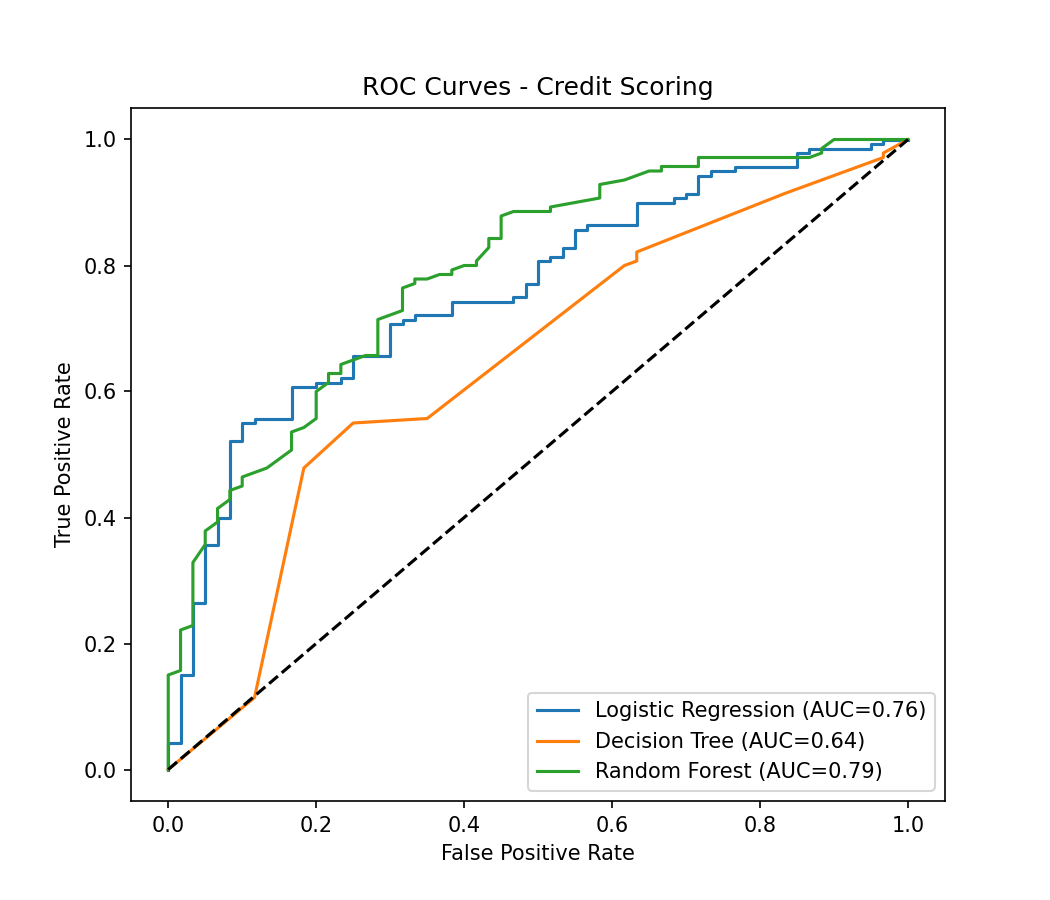

This figure's Python source:
# -*- coding: utf-8 -*-
"""credit_scoring.ipynb

Automatically generated by Colab.

Original file is located at
    https://colab.research.google.com/drive/1VFTPp_QuhPb1gJZQ3vsjNyGQfRmrSRU8
"""

# CodeAlpha_CreditScoringModel
# Task 1: Credit Scoring Model
import pandas as pd
import matplotlib.pyplot as plt
from sklearn.datasets import fetch_openml
from sklearn.model_selection import train_test_split
from sklearn.preprocessing import StandardScaler, OneHotEncoder
from sklearn.compose import ColumnTransformer
from sklearn.pipeline import Pipeline
from sklearn.linear_model import LogisticRegression
from sklearn.tree import DecisionTreeClassifier
from sklearn.ensemble import RandomForestClassifier
from sklearn.metrics import (precision_score, recall_score, f1_score,
                             roc_auc_score, roc_curve, classification_report)


data = fetch_openml("credit-g", version=1, as_frame=True)
X = data.data.copy()
y = (data.target == "good").astype(int)
print("Dataset shape:", X.shape)
print("Class balance:\n", y.value_counts(), "\n")


X["credit_per_month"] = X["credit_amount"] / X["duration"]
X["credit_to_age"] = X["credit_amount"] / X["age"]
X["installment_burden"] = X["installment_commitment"] * X["credit_per_month"]

num_cols = X.select_dtypes(include=["number"]).columns.tolist()
cat_cols = X.select_dtypes(exclude=["number"]).columns.tolist()

pre = ColumnTransformer([
    ("num", StandardScaler(), num_cols),
    ("cat", OneHotEncoder(handle_unknown="ignore"), cat_cols),
])


X_train, X_test, y_train, y_test = train_test_split(
    X, y, test_size=0.2, stratify=y, random_state=42)


models = {
    "Logistic Regression": LogisticRegression(max_iter=1000),
    "Decision Tree": DecisionTreeClassifier(max_depth=5, random_state=42),
    "Random Forest": RandomForestClassifier(n_estimators=300, random_state=42),
}

results = []
plt.figure(figsize=(7, 6))
for name, clf in models.items():
    pipe = Pipeline([("pre", pre), ("clf", clf)])
    pipe.fit(X_train, y_train)
    pred = pipe.predict(X_test)
    prob = pipe.predict_proba(X_test)[:, 1]

    results.append({
        "Model": name,
        "Precision": precision_score(y_test, pred),
        "Recall": recall_score(y_test, pred),
        "F1-Score": f1_score(y_test, pred),
        "ROC-AUC": roc_auc_score(y_test, prob),
    })
    print(f"===== {name} =====")
    print(classification_report(y_test, pred, target_names=["Bad", "Good"]))

    fpr, tpr, _ = roc_curve(y_test, prob)
    plt.plot(fpr, tpr, label=f"{name} (AUC={roc_auc_score(y_test, prob):.2f})")

plt.plot([0, 1], [0, 1], "k--")
plt.xlabel("False Positive Rate")
plt.ylabel("True Positive Rate")
plt.title("ROC Curves - Credit Scoring")
plt.legend()
plt.savefig("roc_curves.png", dpi=150)
plt.show()

print("\n=== Model Comparison ===")
print(pd.DataFrame(results).round(3).to_string(index=False))
